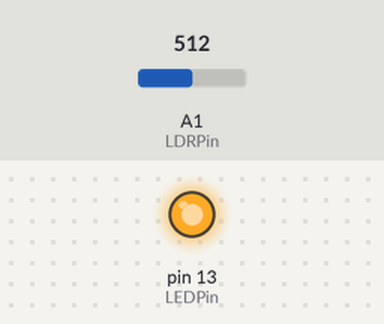
Bench run of a sketch on a simulated Arduino Uno, built with avr-gcc and run on an emulated ATmega328P. On the bench: output pins drawn as LEDs (lit = HIGH). The test bench sets the inputs (shaded band); at power-on: A1 (LDRPin) = 512.

Above: at 1.2 s.
1.3 s: A1 (LDRPin) set to 111
2.8 s: A1 (LDRPin) set to 90
At 3.1 s:
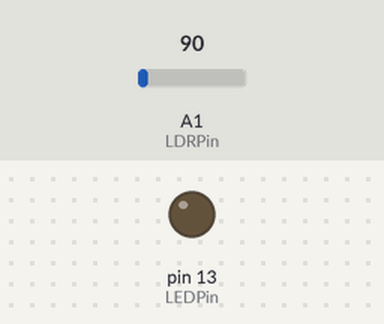
4.3 s: A1 (LDRPin) set to 110
At 5.4 s:
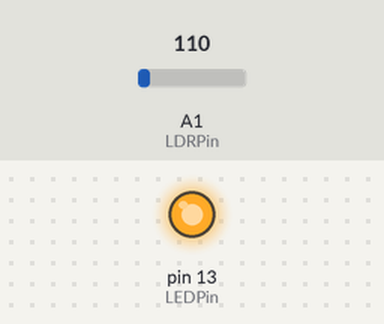
5.8 s: A1 (LDRPin) set to 0
At 6.5 s:
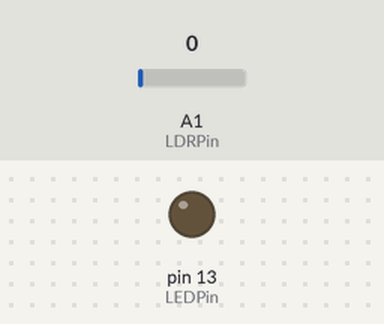
Timing chart, 0 to 8.3 s (numbered marks = the images above; inputs shaded):
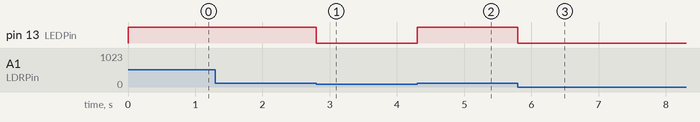

Measured:
- the behaviour switches between 101 and 100 on A1 (LDRPin) (found by bisection; images 0 and 1)
- after the input at 1.3 s, every drawn part: stays the same
- after the input at 2.8 s, pin 13 (LEDPin): HIGH → LOW at once
- after the input at 4.3 s, pin 13 (LEDPin): LOW → HIGH at once
- after the input at 5.8 s, pin 13 (LEDPin): HIGH → LOW at once

The sketch:

LDR_Lindar.ino
```cpp
const int LEDPin = 13;
const int LDRPin = A1;
const int threshold = 100;

void setup() {

   pinMode(LEDPin, OUTPUT);
   pinMode(LDRPin, INPUT);
}

void loop() {

   int input = analogRead(LDRPin);
   if (input > threshold) {
      digitalWrite(LEDPin, HIGH);
   }
   else {
      digitalWrite(LEDPin, LOW);
   }
}
```
